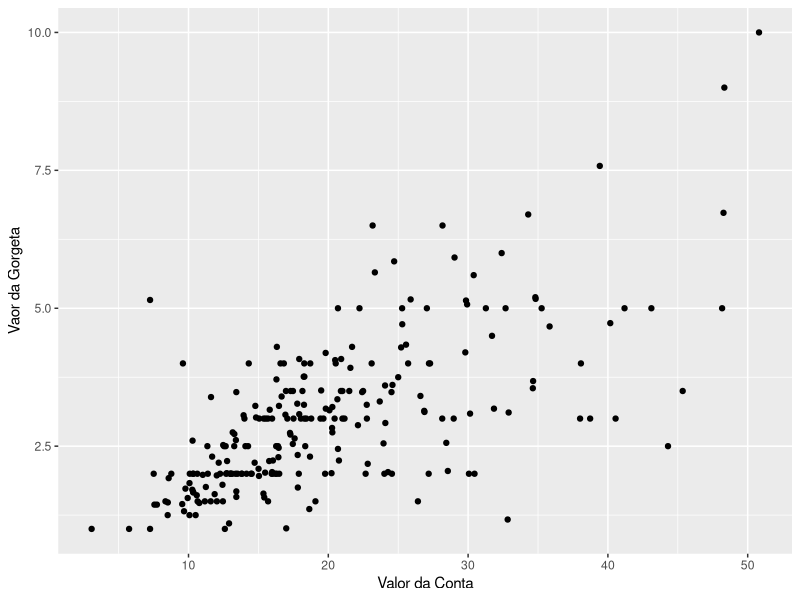
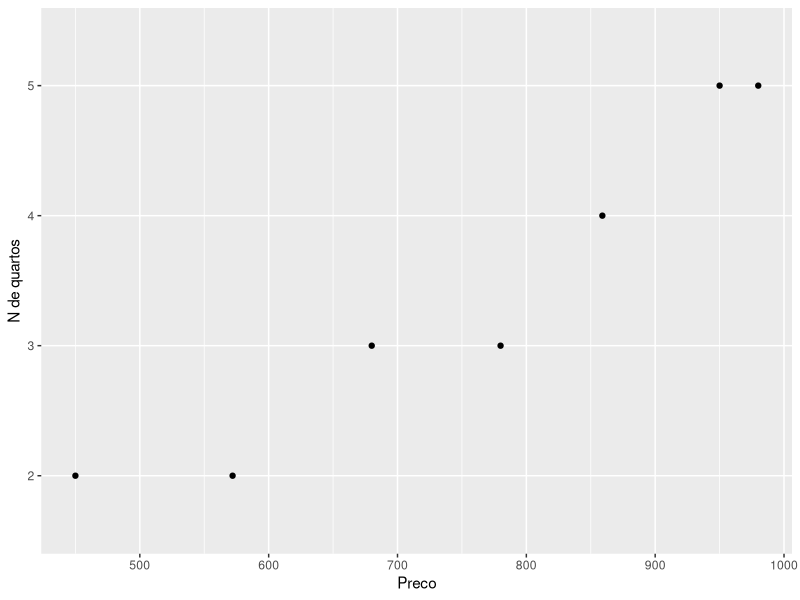
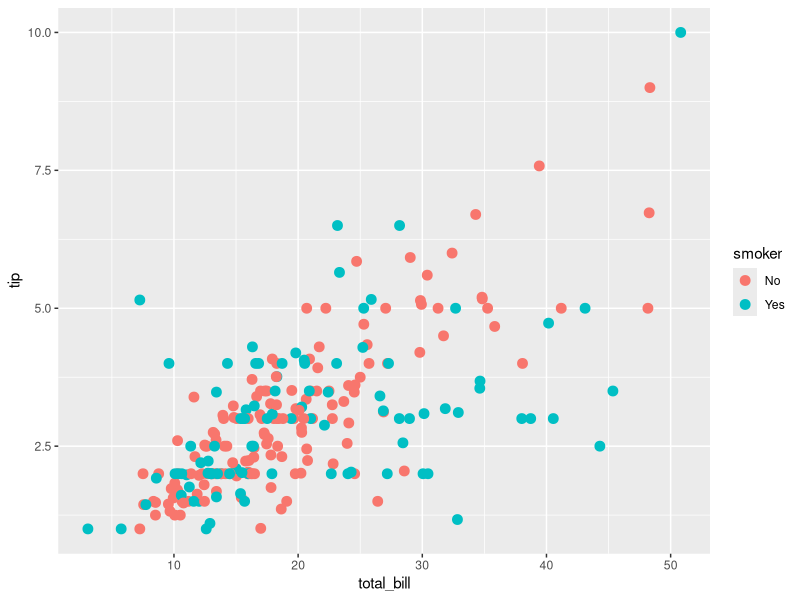
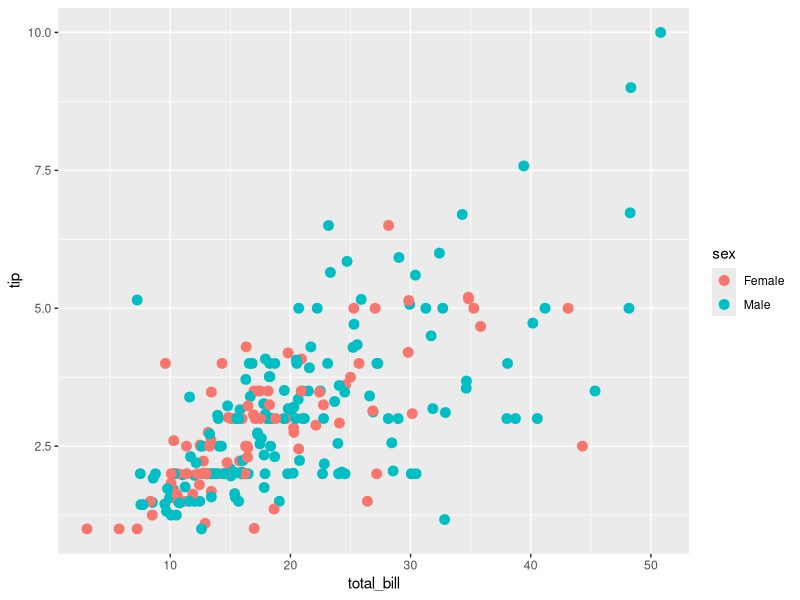
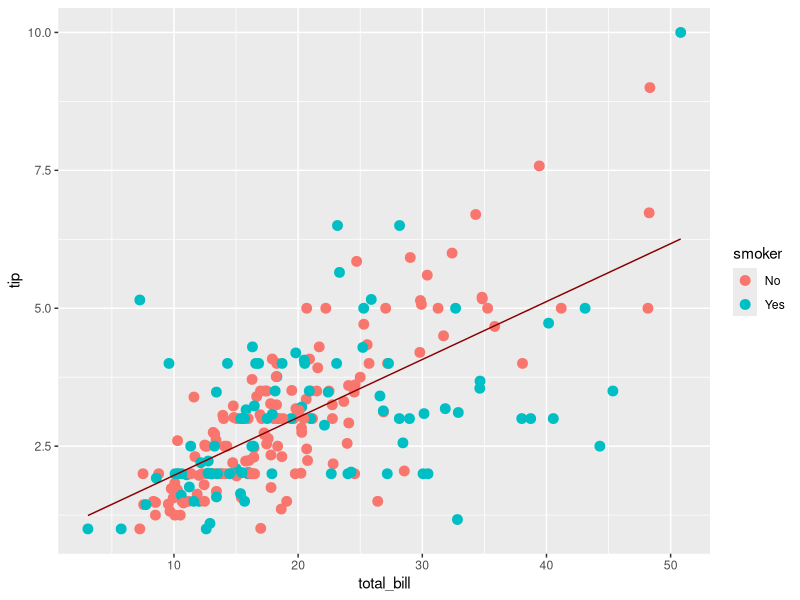
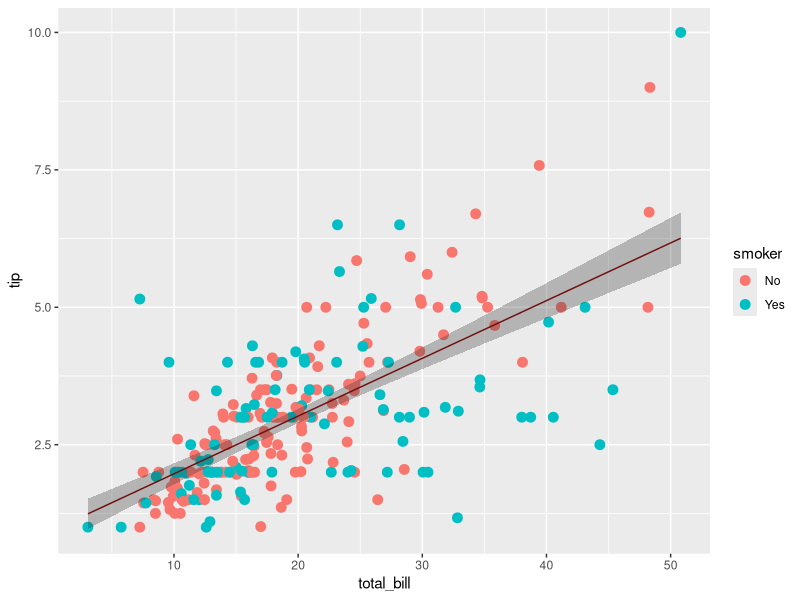
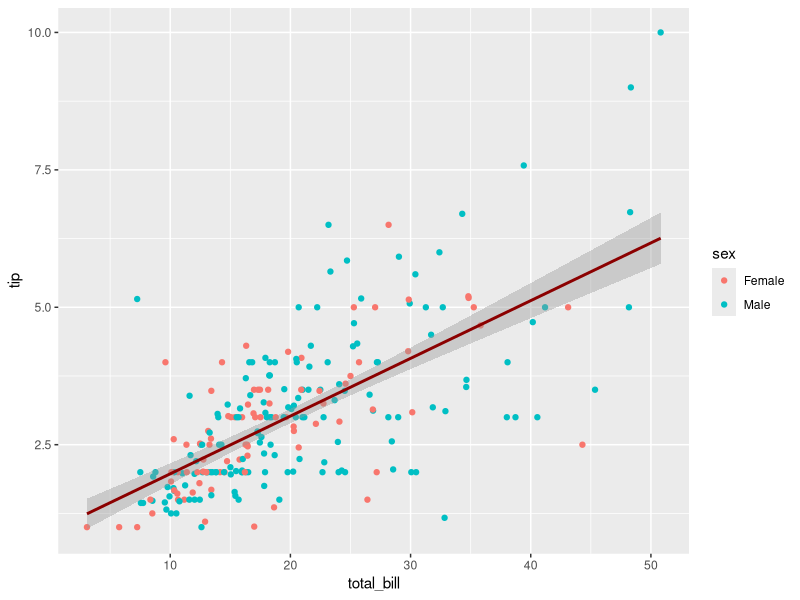
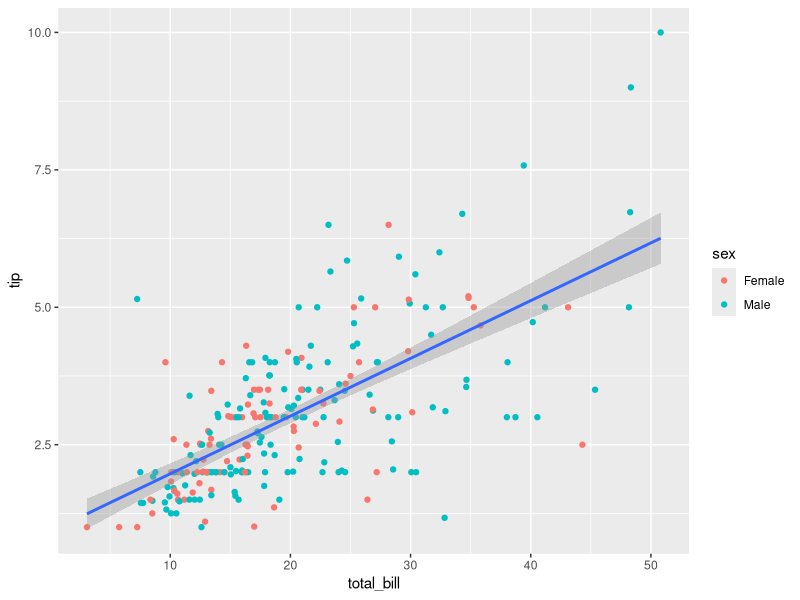

These charts were generated, in order, by the following R code:
# Explorando o ggplot2

# Configurando Diretório de Trabalho
setwd("C:/Users/Julia/Desktop/CienciaDeDados/1.Big-Data-Analytics-com-R-e-Microsoft-Azure-Machine-Learning/4.Linguagem-R-Graficos")
getwd()

# Descricao

# Um sistema grafico completo, alternativo ao sistema basico de graficos do R
# Oferece mais opcoes de modificacao, legendas prontas e formatacao mais solidade


# Instalando e carregando o pacote
install.packages('ggplot2')
library(ggplot2)

# Plotando um grafico basico com qplot()

# O primeiro comando data(tips, package = 'reshape2') carrega o conjunto de dados tips (que difernte do iris
# nao vem ja carregado) do pacote reshape2 na sessão atual do R.

# O segundo comando qplot(total_bill, tip, data = tips, geom = 'point') cria um gráfico de dispersão
# (também chamado de gráfico de pontos) usando a função qplot() do pacote ggplot2.

# O comando qplot() toma as seguintes entradas:
  
#  total_bill e tip (nao precisa colocar tips$total_bill e tips$tip), pode colocar apenas o nome da
#  coluna total_bill e tip e estes serao os valores que irao ser plotados no eixo x e eixo y, respectivamente.

#  data = tips especifica que os dados para o gráfico vêm do data frame tips.

#  geom = 'point' especifica que o gráfico deve ser criado com pontos.

data(tips, package = 'reshape2')
View(tips)
qplot(total_bill, tip, data = tips, geom = 'point', xlab = 'Valor da Conta', ylab = 'Vaor da Gorgeta') # 'total_bill - valor da conta | 'tip' - valor da gorgeta


# Outro exemplo usando qplot()

# criando df com valores direto na funcao
df_valor_casas <- data.frame(Preco = c(572, 780, 859, 950, 450, 680, 980),
                              `N de Quartos` = c('2', '3', '4', '5', '2', '3', '5'),
                              Bairro = c('Classe Alta', 'Classe Media', 'Classe Alta', 'Classe Alta', 'Classe Media', 'Classe Media', 'Classe Alta'),
                              row.names = c('Casa 1', 'Casa 2', 'Casa 3', 'Casa 4', 'Casa 5', 'Casa 6', 'Casa 7'))

# criando o qplot
qplot(df_valor_casas$Preco, df_valor_casas$N.de.Quartos, data = df_valor_casas,
      geom = 'point', xlab = 'Preco', ylab = 'N de quartos')



# *** Agora vamos construir um grafico utlizando camada a camada ***

# Camada 1
# - vamos utilizar geom_point() que permite colocar os pontos no grafico
# - vamos utilizar o mapping que e um dos parametros de geom_point()
# - vamos usar o aes (funcao de 'aesthetics' que é usada para mapear variáveis aos atributos estéticos (visuais) de um gráfico,
#   como a posição, cor, tamanho, forma ou transparência dos pontos, linhas ou barras.)

camada1 <- geom_point(
  mapping = aes(x = total_bill, y = tip, color = smoker), # color diz se quem deu gorgeta era fumante ou nao
  data = tips,
  size = 3
)
ggplot() + camada1

# resumido
ggplot(data = tips, aes(x = total_bill, y = tip, color = sex)) + # color diz qual o sexo de quem deu a gorgeta
  geom_point(size = 3)


# *** Construindo um modelo de regressao (modelo de regressao linear simples) ***

# - Primeiro criamos um modelo regressao linear simples (modelo_base) utilizando a formula tip ~ total_bill que vai indicar
#   que queremos prever a gorjeta com base no valor total da conta. O argumento data = tips especifica que os dados a serem usados sao do dataframe tips.

# - Depois criamos um dataframe com duas colunas. A primeira coluna é chamada de "total_bill" e contém os valores 
#   da variavel "total_bill" do conjunto de dados "tips".
# - A segunda coluna é gerada pela função "predict" que serve para gerar as previsoes da variavel resposta ('tip') com
#   base nos valores da variável preditora ("total_bill") usando modelo de regressão "modelo_base" e especificamos
#   o intervalo de confiança de 95% com o argumento "interval = "confidence".
# - O resultado é uma matriz com três colunas: os valores previstos para a variável resposta (fit),
#   o limite inferior do intervalo de confiança (lwr) e o limite superior do intervalo de confiança (upr).
# - Se o valor total da conta ('total_bill') foi de 10,34 ao lado teremos o valor medio que deve ser a gorgeta + valor alto + valor baixo

modelo_base <- lm(tip ~ total_bill, data = tips) 
summary(modelo_base)

modelo_fit <- data.frame(                        
  total_bill = tips$total_bill,
  predict(modelo_base, interval = "confidence")
)
View(modelo_fit)

# Camada 2
# - esta criando um objeto de linha (geom_line) baseada nos dados do modelo_fit
# - mapeia o eixo x (total_bill) e o eixo y (fit) para a linha que será criada com a cor 'darkred'

camada2 <- geom_line(
  mapping = aes(x = total_bill, y = fit), # fit vem do df modelo_fit
  data = modelo_fit,
  color = 'darkred'
)
ggplot() + camada1 + camada2

# Camada 3
# - utilizamos a funcao geom_ribbon() para plotar uma faixa de confianca em torno da linha de regressão ajustada.
# - essa faixa é uma especie de limite de confiança. Logo a faixa cinza pode ser considerado uma margem de erro.
# - A faixa de confianca é criada a partir dos intervalos de confianca calculados anteriormente e é mostrada como uma
#   região sombreada no gráfico. A estética ymin e ymax mapeiam os limites inferior e superior do intervalo de confiança,
#   respectivamente. O parâmetro alpha define a transparência da faixa de confiança.

camada3 <- geom_ribbon(
  mapping = aes(x = total_bill, ymin = lwr, ymax = upr),
  data = modelo_fit,
  alpha = 0.3
)
ggplot() + camada1 + camada2 + camada3


# Versao final otimizada (sem ser por camada)
ggplot(tips, aes(x = total_bill, y = tip)) +
  geom_point(aes(color = sex)) +
  geom_smooth(method = lm, color = 'darkred')


# Gravando o grafico em um objeto

myplot_tips <- ggplot(tips, aes(x = total_bill, y = tip)) +
  geom_point(aes(color = sex)) +
  geom_smooth(method = 'lm')

class(myplot_tips)
print(myplot_tips)


# Exemplo acima usando o df_valor_casas (sem modelo de regressao linear)

# Camada 1
camada1_df <- geom_point(
  mapping = aes(x = df_valor_casas$Preco, y = df_valor_casas$N.de.Quartos, color = df_valor_casas$Bairro),
  data = df_valor_casas,
  size = 3
)
ggplot() + camada1_df

# Versao final otimizada (sem criar a camada1)
ggplot(df_valor_casas, aes(x = df_valor_casas$Preco, y = df_valor_casas$N.de.Quartos)) +
  geom_point(aes(color = df_valor_casas$Bairro))



# Criar um ScatterPlot com linha de regressao

# Criando os dados 
# - data frame chamado "data" com três colunas: "cond", "var1" e "var2".
# - coluna "cond" tem 20 observações, sendo 10 delas com o valor "Obs1" e 10 com o valor "Obs2". Essa coluna é criada com a função "rep", que repete os valores especificados um número determinado de vezes.
# - coluna "var1" tem 100 observações e é criada com a sequência de números de 1 a 100 somada a um ruído normal gerado com a função "rnorm" com desvio padrão igual a 9.

data <- data.frame(cond = rep(c("Obs1", "Obs2"), each = 10),
                   var1 = 1:100 + rnorm(100, sd = 9),
                   var2 = 1:100 + rnorm(100, sd = 16))
View(data)

# Plot

# - O codigo abaixo cria um gráfico de dispersão (scatterplot) com os valores da variável "var1" no eixo x e os valores
#   da variável "var2" no eixo y, utilizando o pacote ggplot2.
# - A funcao geom_point() adiciona os pontos ao gráfico com o argumento "shape" especificando a forma dos pontos e 
#   "size" especificando o tamanho.
# - A funcao geom_smooth() adiciona uma linha de tendência ao grafico utilizando o método de regressão linear (lm).
#   O argumento "se = FALSE" remove a sombra ao redor da linha de tendência.

ggplot(data, aes(x = var1, y = var2)) +
  geom_point(shape = 1, size = 2 ) +
  geom_smooth(method = lm, color = 'red', se = FALSE)

?lm


# BarPlot

# Criando df para dados

dados <- data.frame(grupo = c('A ', 'B ', 'C ', 'D '),
                    valor = c(33, 62, 56, 67),
                    num_obs = c(100, 500, 459, 342))

View(dados)

# Gerando a massa de dados no df

dados$right = cumsum(dados$num_obs) + 30 * c(0:(nrow(dados)-1))
dados$left = dados$right - dados$num_obs

# Plot

ggplot(dados) +                                 
  geom_rect(aes(xmin = left, xmax = right,                                  # usamos geom_rect para grafico de barras / xmin e xmax valores do label x
                ymin = 0, ymax = valor, colour = grupo, fill = grupo)) +    # ymin e ymax valors do label / colour define a borda e fill preenche as cores e cria legenda
                xlab('Numero de Observacoes') + ylab('Valor')




# Usando mtcars

View(df_mtcars)

# Plot - podemos visualizar como a quilometragem média do combustível varia com a cilindrada do motor. Em geral, espera-se que
# a eficiência do combustível diminua à medida que a cilindrada do motor aumenta,

ggplot(data = mtcars, aes(x = disp, y = mpg)) + geom_point() # com milhas por galao

# Outro aspecto que pode ser mapeado nesse grafico é a cor dos pontos 
# A opção colour é utilizada para representar as cores dos pontos no gráfico de acordo com a variável am, que indica se
# o carro possui transmissão automática (am = 0) ou manual (am = 1). Como essa variável é categórica, a função as.factor() é utilizada para convertê-la em um fator.

ggplot(data = mtcars, aes(x = disp, y = mpg, colour = as.factor(am))) +
  geom_point()

# No entando, tambem podemos mapear uma variavel continua a cor dos pontos: (coluna cyl)

ggplot(data = mtcars, aes(x = disp, y = mpg, colour = cyl)) +
  geom_point()

# Tambem podemos mapear o tamanho dos pontos a uma variavel de interesse (coluna wt)
# A legenda é inserida automaticaente no grafico

ggplot(data = mtcars, aes(x = disp, y = mpg, colour = cyl, size = wt)) +
  geom_point()


# *** Os geoms() definem qual forma geometrica sera utilizada para visualizacao dos dados no grafico ***


# Boxplot
ggplot(data = mtcars,
       aes(x = as.factor(cyl), y = mpg)) +
  geom_boxplot()

# Histogramas
ggplot(data = mtcars, 
       aes(x = mpg), binwidth = 30) +
  geom_histogram()

# Grafico de Barras
ggplot(data = mtcars,
       aes(x = as.factor(cyl))) +
  geom_bar()






# *** explicando 'summary(modelo_base)' ***

# Residual standard error: 1.022 on 242 degrees of freedom
# Multiple R-squared:  0.4566,	Adjusted R-squared:  0.4544 
# F-statistic: 203.4 on 1 and 242 DF,  p-value: < 2.2e-16


# - A linha "Call:" indica que o modelo foi ajustado usando a função lm() com a fórmula "tip ~ total_bill" 
#   e os dados do dataframe tips.

# - A secao "Residuals:" mostra as estatísticas descritivas dos resíduos do modelo (diferença entre os valores observados 
#   e os valores preditos pelo modelo). O mínimo, 1º quartil, mediana, 3º quartil e máximo dos resíduos são exibidos.

# - A secao "Coefficients:" mostra os coeficientes do modelo, incluindo o intercepto e o coeficiente de inclinação para a
#   variável preditora total_bill. Para cada coeficiente, temos sua estimativa, erro padrão, estatística t, e valor p.
#   O intercepto é estimado em 0.920270, e o coeficiente para a variável total_bill é 0.105025. Ambos os coeficientes sao
#   significantes no nível de significância de 0.05, como indicado pelos símbolos de asterisco ao lado dos valores p.

#   * O intercepto é a estimativa do valor da variável de resposta quando a variável preditora é zero. No caso deste modelo, o 
#   intercepto é de 0.920270, o que significa que quando a conta do cliente é zero, a gorjeta esperada é de aproximadamente 92 centavos.
#   * O coeficiente de inclinação para a variável preditora (total_bill) mede a mudança esperada na variável de resposta (tip)
#   quando a variavel preditora aumenta em uma unidade. Neste modelo, o coeficiente de inclinação é de 0.105025, o que 
#   significa que a cada aumento de um dólar na conta do cliente, espera-se um aumento de 10,5 centavos na gorjeta.
#   * O erro padrao e uma medida de quão preciso é a estimativa do coeficiente. Quanto menor o erro padrão, 
#   mais confiável é a estimativa.
#   * A estatística t mede a significância estatística do coeficiente. Quanto maior a estatística t, mais significativo é
#   o coeficiente. Nesse modelo, tanto o intercepto quanto o coeficiente de inclinação são estatisticamente significativos,
#   com estatísticas t de 5.761 e 14.260, respectivamente.
#   * O valor p mede a probabilidade de obter uma estatística t tão grande ou maior do que a observada se a hipotese nula de
#   que o coeficiente é zero fosse verdadeira. Um valor p menor que o nível de significância (geralmente 0,05) indica que é
#   improvável que o coeficiente seja zero e que ele é estatisticamente significativo. Neste modelo, ambos os coeficientes
#   têm valores p muito baixos, indicando que são altamente significativos.

# - A secao "Residual standard error:" mostra o desvio padrão dos resíduos, que é uma medida da variabilidade nao
#   explicada pelo modelo.

# - A secao "Multiple R-squared:" mostra o coeficiente de determinação R², que é uma medida de quão bem o modelo se ajusta
#   aos dados. Nesse caso, o modelo explica cerca de 45,66% da variabilidade na gorjeta.

# - A secao "Adjusted R-squared:" mostra o R² ajustado, que leva em consideração o número de preditores no modelo.
#   Nesse caso, o R² ajustado é ligeiramente menor que o R², indicando que o modelo pode estar sofrendo de superajuste.

# - A secao "F-statistic:" mostra a estatistica F para testar se pelo menos um dos coeficientes é diferente de zero.
#   Nesse caso, o valor de F é 203.4, indicando que há forte evidência de que pelo menos um dos coeficientes é diferente de zero.

# - A secao "p-value:" mostra o valor p para a estatística F. O valor p é muito baixo, menor que 2.2e-16,
#   indicando que há forte evidência contra a hipótese nula de que todos os coeficientes são zero.
#   Isso confirma a conclusão da seção "F-statistic".


png('GraficoDisperComModeloDeRegressao.png', width = 1500, height = 1000, res = 100)

dev.off() # fecha o dispositivo de graficos

